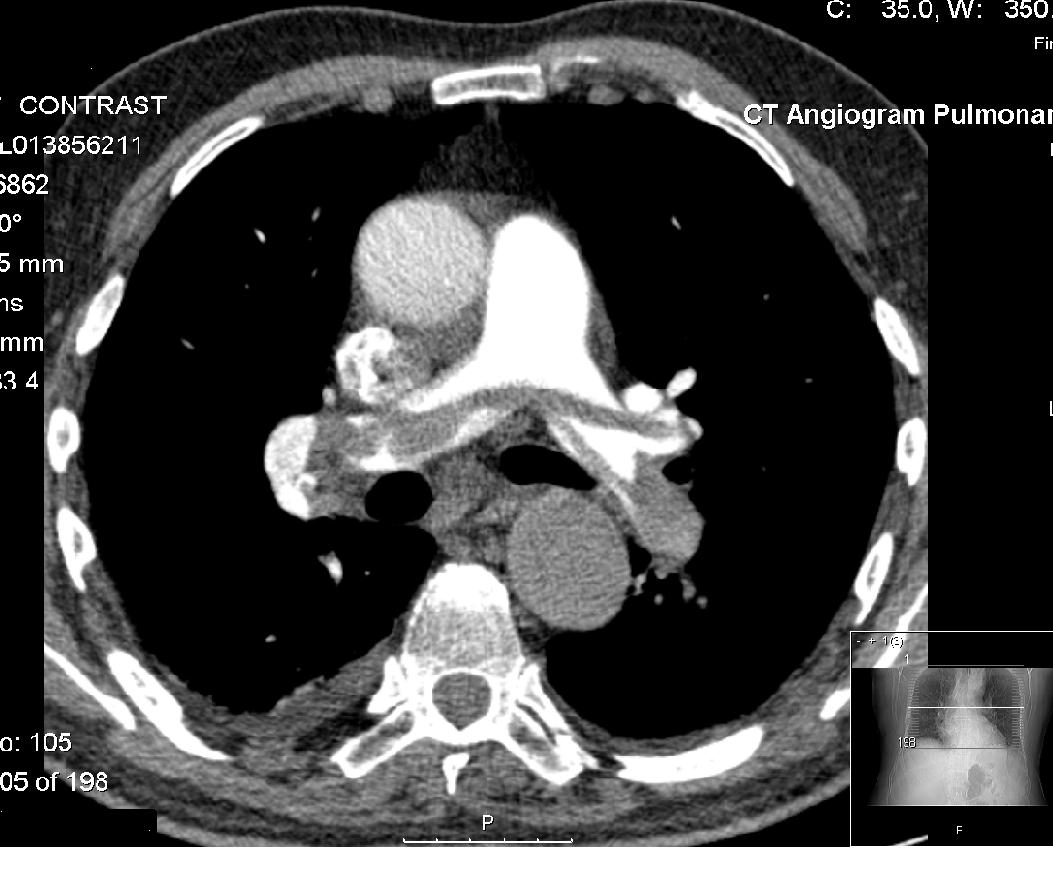
#> input picture school_projects/tomograph/przyklady_proj1/SADDLE_PE.JPG, 1053 x 876 px, found by its file name
$ python main_old.py
#> lines starting #> are read from the running program, lines starting #| are printed output that depends on the picture; long printed decimals are rounded
from PIL import Image, ImageDraw
import math

# [20 lines of commented-out code are left out]

def calculate_points(n, l, r):
    radians = math.radians(l)
    angle = radians/n
    emiters = []
    detectors = []
    for i in range(n):
        alpha = angle * i
        theta = math.radians(90) - alpha
        emiters.append((r*math.cos(alpha)+r, r*math.sin(alpha)+r))
        detectors.append((r*math.cos(alpha+math.pi) + r, r* math.sin(alpha + math.pi)+r))
    return emiters, detectors

def rotate_points(points, center, alpha):
    rotated_points = []
    alpha_rad = math.radians(alpha)  # Konwersja kąta na radiany

    # Przesunięcie i rotacja każdego punktu
    for point in points:
        dx = point[0] - center[0]
        dy = point[1] - center[1]
        new_x = dx * math.cos(alpha_rad) - dy * math.sin(alpha_rad) + center[0]
        new_y = dx * math.sin(alpha_rad) + dy * math.cos(alpha_rad) + center[1]
        rotated_points.append((new_x, new_y))

    return rotated_points


def draw_points_on_image(image, points, color='white', radius=10):
    draw = ImageDraw.Draw(image)
    for point in points:
        draw.ellipse((point[0] - radius, point[1] - radius, point[0] + radius, point[1] + radius), fill=color)


def calculate_opposite_points_on_image(points, image_center):
    opposite_points = []
    for point in points:
        opposite_point = (2 * image_center[0] - point[0], 2 * image_center[1] - point[1])
        opposite_points.append(opposite_point)
    return opposite_points


# Wczytanie obrazu
img = Image.open("przyklady_proj1/SADDLE_PE.jpg")
#> img is the input picture: PIL image 1053x876 RGB; min 0, max 255, mean 66.8

# Pobranie wymiarów obrazu
width, height = img.size
#> width = 1053; height = 876
d = int(pow(width**2 + height**2, 0.5))
#> d = 1369

# Tworzenie nowego obrazu z odpowiednim paddingiem
new_image = Image.new('L', (d, d), color='black')
#> new_image: PIL image 1369x1369 L; every value is 0

# Obliczenie współrzędnych lewego górnego rogu dla wklejenia obrazu
left = (d - width) // 2
#> left = 158
top = (d - height) // 2
#> top = 246

# Wklejenie obrazu w odpowiednie miejsce
new_image.paste(img, (left, top))
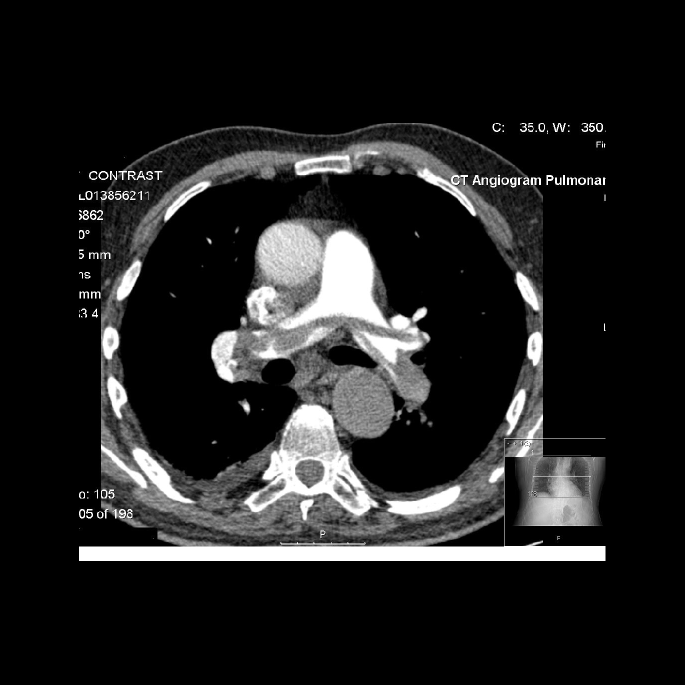
#> new_image: PIL image 1369x1369 L (shown at 1/2 size); min 0, max 255, mean 32.9

# Utworzenie obiektu do rysowania na nowym obrazie
draw = ImageDraw.Draw(new_image)

# Obliczenie środka obrazu
center = (d // 2, d // 2)
#> center = (684, 684)

# Obliczenie promienia koła
radius = d // 2
#> radius = 684

# Narysowanie koła
draw.ellipse((center[0] - radius, center[1] - radius, center[0] + radius, center[1] + radius), outline='white')

emiters, detectors = calculate_points(5, 20, radius)


# Wyświetlenie nowego obrazu
print(emiters + detectors)
#| [(1368.0, 684.0), (1366.334, 731.713), (1361.343, 779.194), (1353.053, 826.212), (1341.503, 872.536), (0.0, 684.000), (1.666, 636.287), (6.657, 588.806), (14.947, 541.788), (26.497, 495.464)]
draw_points_on_image(new_image, emiters + detectors)
#> the loop in draw_points_on_image, `for point in points:` made 10 passes
#> point on passes 1 to 10: (1368, 684), (1366.3, 731.7), (1361.3, 779.2), (1353.1, 826.2), (1341.5, 872.5), (0, 684), (1.67, 636.3), (6.66, 588.8), (14.95, 541.8), (26.5, 495.5)
new_image.show()

#obrot
rotated_points = rotate_points(emiters + detectors, center, 30)
draw_points_on_image(new_image, rotated_points)
new_image.show()

$ run again, with school_projects/tomograph/przyklady_proj1/CT_ScoutView-large.jpg copied over school_projects/tomograph/przyklady_proj1/SADDLE_PE.JPG
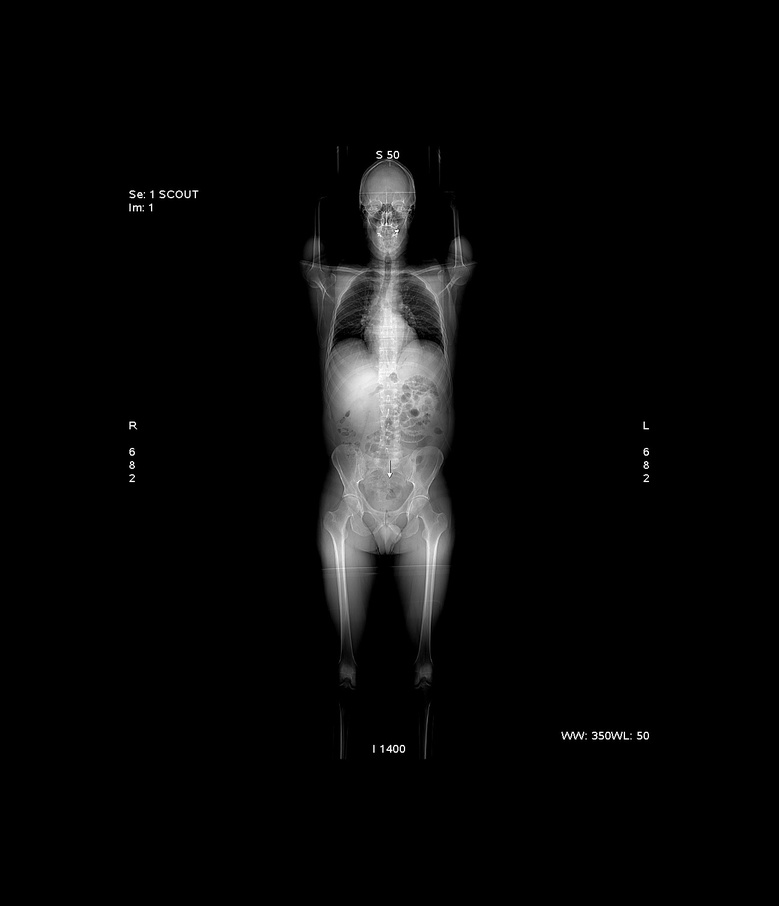
#> input picture school_projects/tomograph/przyklady_proj1/CT_ScoutView-large.jpg, 779 x 906 px, shrunk from 1300 x 1513 before the run, found by its file name
#> img is the input picture: PIL image 779x906 RGB; min 0, max 255, mean 8.6
#> `new_image.paste(img, (left, top))`:
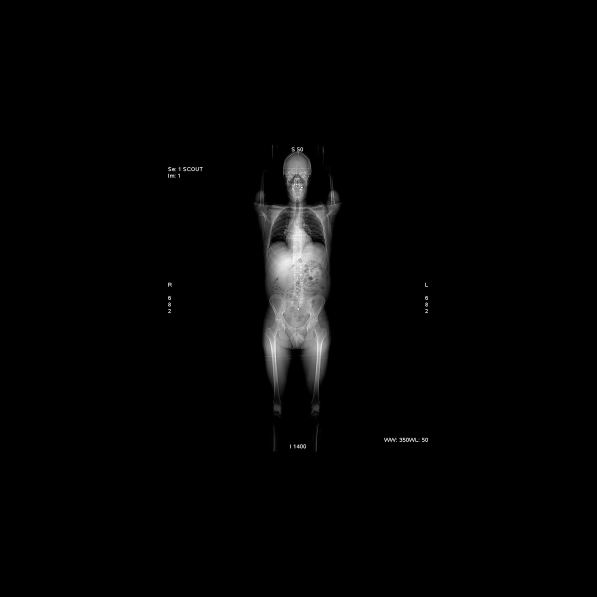
#> new_image: PIL image 1194x1194 L (shown at 1/2 size); min 0, max 255, mean 4.3
#| [(1194.0, 597.0), (1192.546, 638.645), (1188.190, 680.086), (1180.954, 721.123), (1170.873, 761.556), (0.0, 597.000), (1.454, 555.355), (5.810, 513.914), (13.046, 472.877), (23.127, 432.444)]
#> the loop in draw_points_on_image, `for point in points:` made 10 passes
#> point on passes 1 to 8: (1194, 597), (1192.5, 638.6), (1188.2, 680.1), (1181, 721.1), (1170.9, 761.6), (0, 597), (1.45, 555.4), (5.81, 513.9)

$ run again, with school_projects/tomograph/przyklady_proj1/CT_ScoutView.jpg copied over school_projects/tomograph/przyklady_proj1/SADDLE_PE.JPG
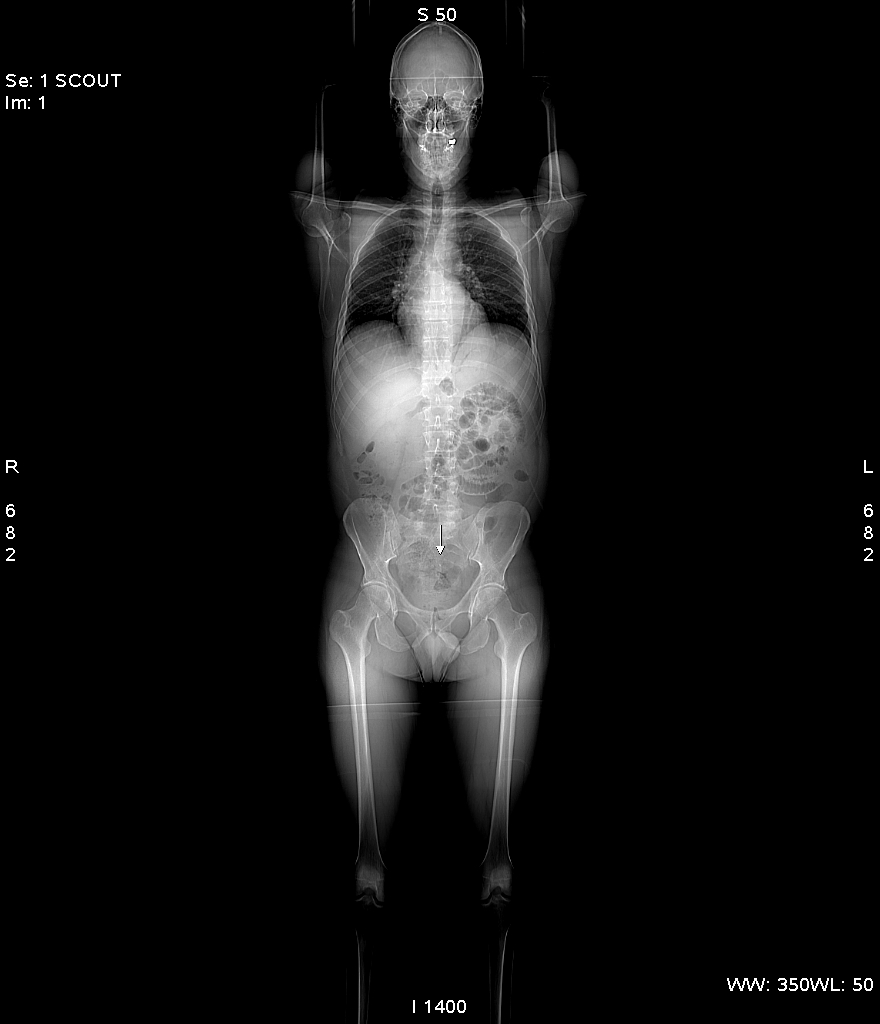
#> input picture school_projects/tomograph/przyklady_proj1/CT_ScoutView.jpg, 880 x 1024 px, found by its file name
#> img is the input picture: PIL image 880x1024 L; min 0, max 255, mean 18.8
#> `new_image.paste(img, (left, top))`:
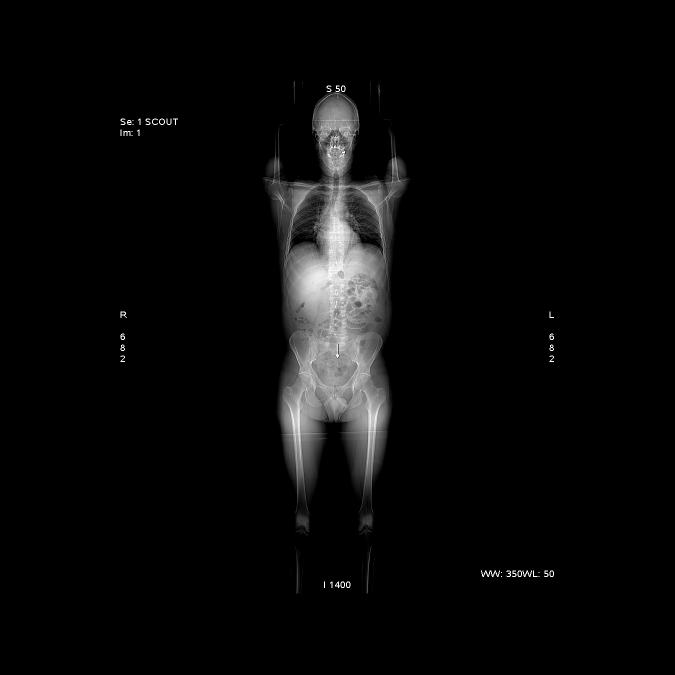
#> new_image: PIL image 1350x1350 L (shown at 1/2 size); min 0, max 255, mean 9.3
#| [(1350.0, 675.0), (1348.356, 722.086), (1343.431, 768.942), (1335.250, 815.340), (1323.852, 861.055), (0.0, 675.000), (1.644, 627.914), (6.569, 581.058), (14.750, 534.660), (26.148, 488.945)]
#> the loop in draw_points_on_image, `for point in points:` made 10 passes
#> point on passes 1 to 8: (1350, 675), (1348.4, 722.1), (1343.4, 768.9), (1335.2, 815.3), (1323.9, 861.1), (0, 675), (1.64, 627.9), (6.57, 581.1)

$ run again, with school_projects/tomograph/przyklady_proj1/Kolo.jpg copied over school_projects/tomograph/przyklady_proj1/SADDLE_PE.JPG
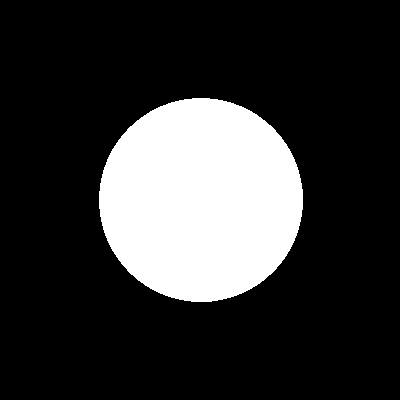
#> input picture school_projects/tomograph/przyklady_proj1/Kolo.jpg, 400 x 400 px, found by its file name
#> img is the input picture: PIL image 400x400 RGB; min 0, max 255, mean 52.1
#> `new_image.paste(img, (left, top))`:
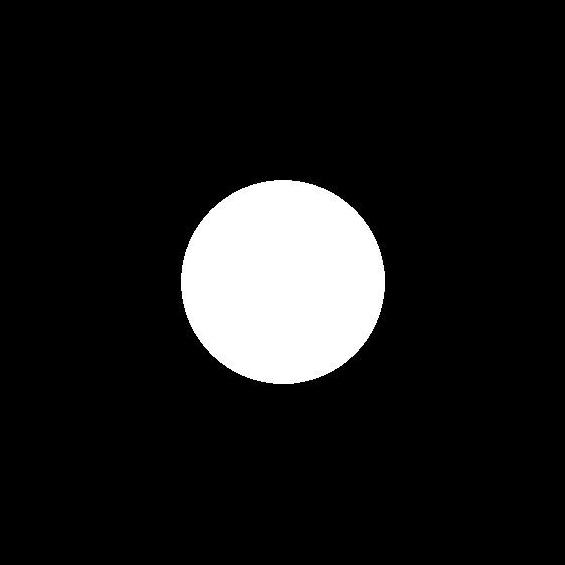
#> new_image: PIL image 565x565 L; min 0, max 255, mean 26.1
#| [(564.0, 282.0), (563.313, 301.671), (561.256, 321.247), (557.838, 340.631), (553.076, 359.730), (0.0, 282.000), (0.6869, 262.329), (2.744, 242.753), (6.162, 223.369), (10.924, 204.270)]
#> the loop in draw_points_on_image, `for point in points:` made 10 passes
#> point on passes 1 to 8: (564, 282), (563.3, 301.7), (561.3, 321.2), (557.8, 340.6), (553.1, 359.7), (0, 282), (0.687, 262.3), (2.74, 242.8)
#> `draw_points_on_image(new_image, emiters + detectors)`:
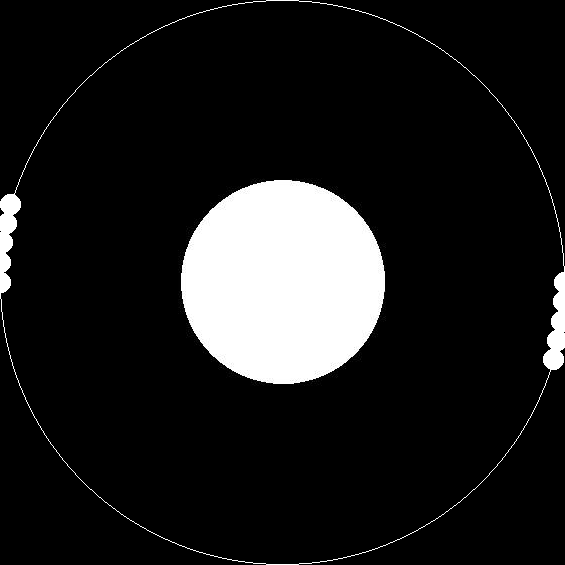
#> new_image: PIL image 565x565 L; min 0, max 255, mean 29.2
